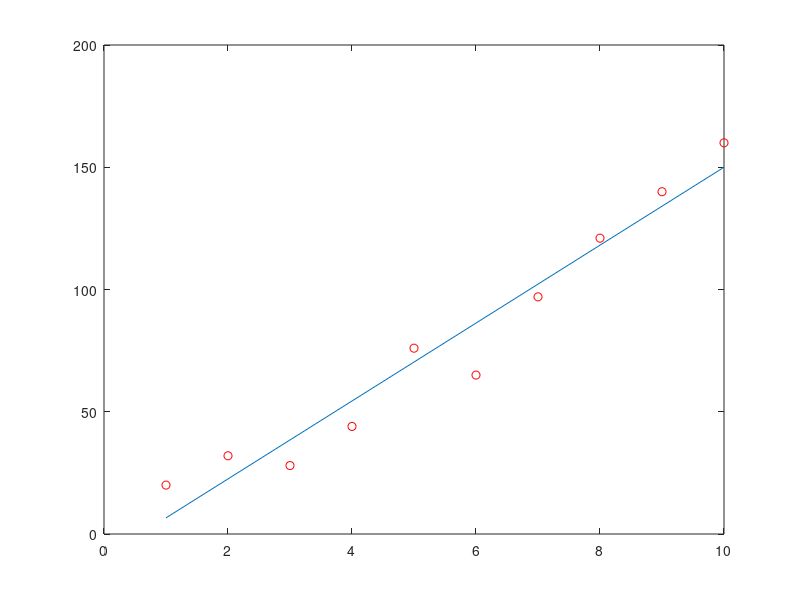

Here is the MATLAB script that generated this plot:
y=[20,32,28,44,76,65,97,121,140,160]
x=1:length(y)
%it seems you need to install "Satistics Toolbox" wait wait
%mdl = fitlm(x,y)
%corr function too...


%instead, let's use polyfit and polyval functions
p=polyfit(x,y,1);

%p shows 15.9333   -9.3333
%This means,
%y = ax + b
%a is 15.9333 and b is -9.3333
%y = 15.9333 * x + -9.3333

fi=polyval(p,x)
%8.8222   23.9222   39.0222   54.1222   69.2222   84.3222   99.4222  114.5222  129.6222


plot(x,y,'ro')
hold on
plot(x,fi)


%see fit.png

%references
%http://www.mathworks.com/help/stats/linearmodel.fit.html
%http://www.mathworks.com/help/stats/fitlm.html
